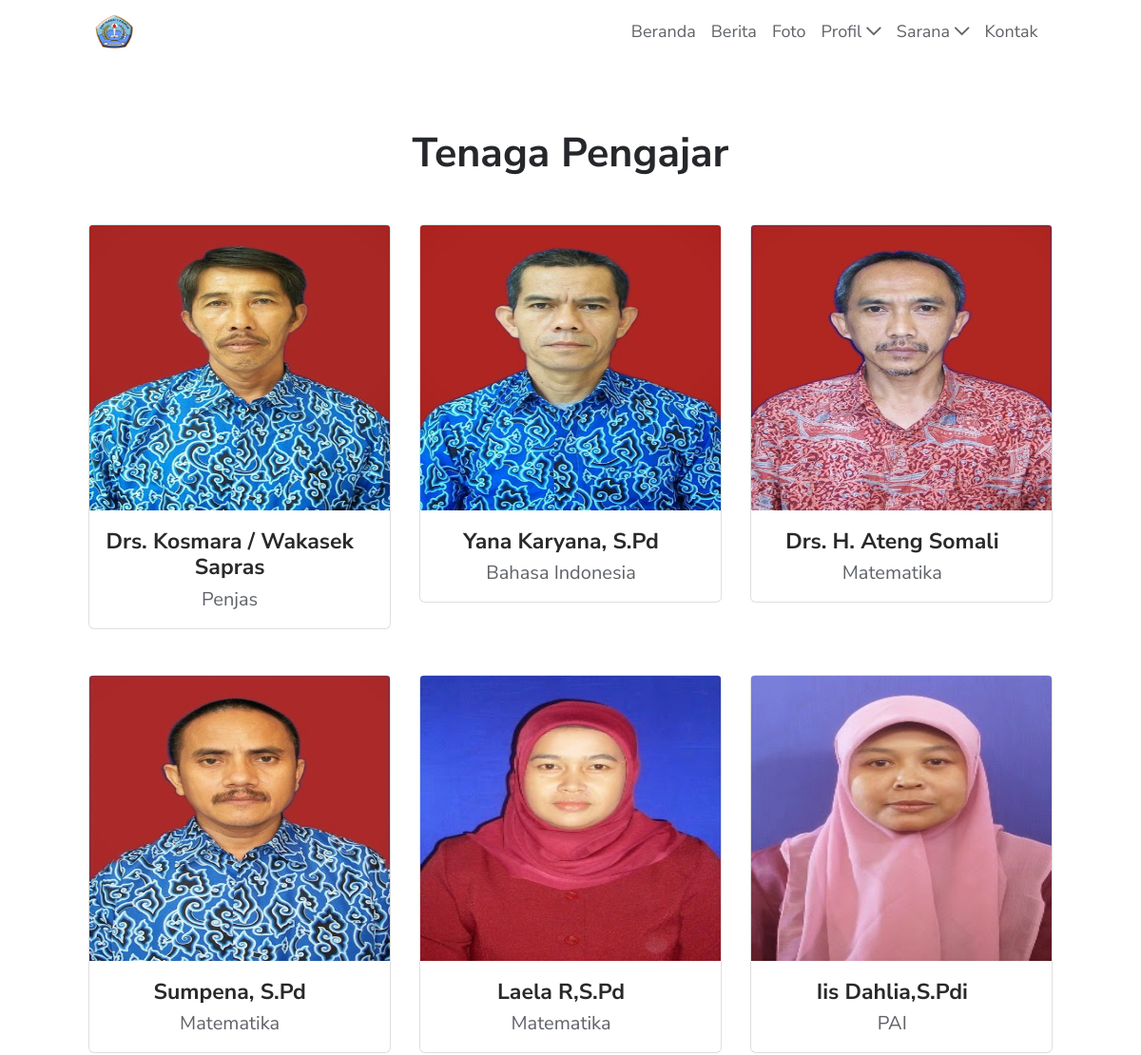
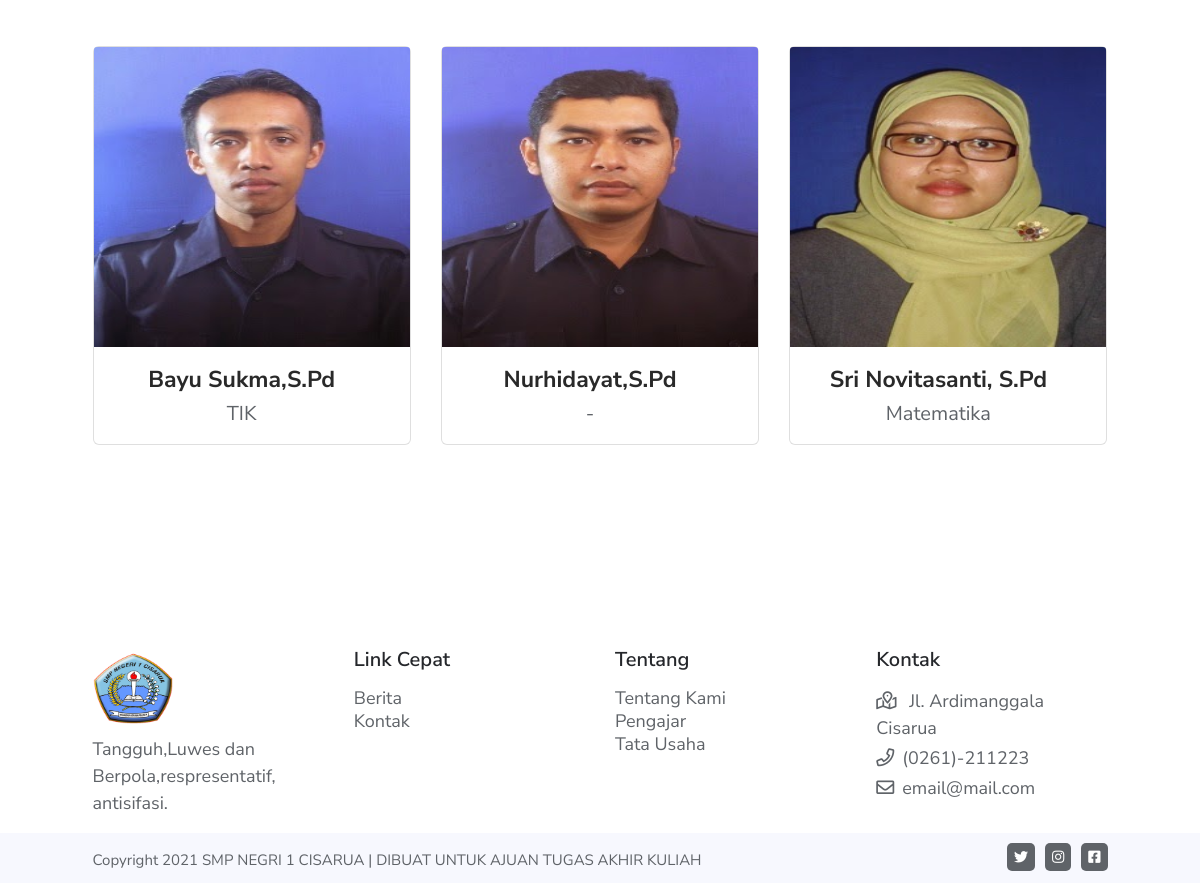
The page /index.php/frontend/user/teachers on the database its author committed (2 pictures, top to bottom).
### tables this page shows
CREATE TABLE `tb_teacher` (
  `id_teacher` varchar(255) NOT NULL,
  `name_teacher` varchar(255) NOT NULL,
  `image_teacher` varchar(255) NOT NULL DEFAULT 'default.jpg',
  `subject_teacher` varchar(255) NOT NULL,
  `nip_teacher` varchar(255) NOT NULL,
  `nuptk_teacher` varchar(255) NOT NULL,
  `ttl_teacher` varchar(255) NOT NULL,
  `education_teacher` varchar(255) NOT NULL,
  `status_teacher` varchar(255) NOT NULL,
  `address_teacher` varchar(255) NOT NULL,
  `time_teacher` varchar(255) NOT NULL,
  `slug_teacher` varchar(255) NOT NULL
);

### application/controllers/frontend/User.php (called while the page is built, shortened)
<?php
class User extends CI_Controller
{
    public function __construct()
    {
        $this->load->library('form_validation');
        $this->load->model("m_user");
    }
    function teachers()
    {
        $data['tb_teacher'] = $this->m_user->getAllTeacher();
        $this->load->view('frontend/pendidik', $data);
    }
}

### index.php (called while the page is built, shortened)
<?php
require_once BASEPATH.'core/CodeIgniter.php';

### application/models/M_user.php (called while the page is built, shortened)
<?php defined('BASEPATH') or exit('No direct script access allowed');
class M_user extends CI_Model
{
    function getAllTeacher()
    {
        $this->db->order_by('id_teacher', 'DESC');
        return $this->db->get('tb_teacher')->result();
    }
}

### application/views/frontend/pendidik.php (the view, shortened to what this page needs)
<html lang="en">
<head>
    <?php $this->load->view('frontend/_partikals/scriptcss') ?>
</head>
<body>
    <?php $this->load->view('frontend/_partikals/navbar') ?>
    <div class="container">
        <div class="row justify-content-center">
            <div class="col-md-11">
                <h3 class="text-tentang text-center mt-70" data-aos="fade-up">Tenaga Pengajar</h3>
                <div class="row mt-5" data-aos="fade-up" data-aos-delay="200">
                    <?php foreach ($tb_teacher as $teacher) : ?>
                        <div class="col-md-4 mb-5">
                            <a href="#" data-toggle="modal" data-target="#modal<?= $teacher->id_teacher ?>">
                                <div class="card">
                                    <img class="card-img-top" src="<?= base_url() ?>assets/img/imgteacher/<?= $teacher->image_teacher ?>" alt="Card image cap" style="height: 300px;">
                                    <div class="card-body">
                                        <h5 class="card-title text-center"><?= $teacher->name_teacher ?></h5>
                                        <p class="card-text text-center"><?= $teacher->subject_teacher ?></p>
                                    </div>
                                </div>
                            </a>
                        </div>
                    <?php endforeach; ?>
                </div>
            </div>
        </div>
    </div>
    <?php $this->load->view('frontend/_partikals/footer') ?>
</body>
</html>

### application/views/frontend/_partikals/scriptcss.php (shortened to what this page needs)
<link href="https://unpkg.com/aos@2.3.1/dist/aos.css" rel="stylesheet">
<link rel="stylesheet" href="<?php echo base_url('assets/plugin/bootstrap/bootstrap.css') ?>">
<link rel="stylesheet" href="<?php echo base_url('assets/css/costume.css') ?>">
<link rel="stylesheet" href="<?php echo base_url('assets/plugin/fontawesome/all.css') ?> ">
<link rel="stylesheet" href="<?php echo base_url('assets/plugin/lightgalery/css/lightgallery.css') ?>">

### application/views/frontend/_partikals/navbar.php (shortened to what this page needs)
<nav class="navbar navbar-expand-lg  navbar-light bg-navbar sticky-top">
  <div class="container pl-6 pr-6">
    <a class="navbar-brand" href="<?= site_url('welcome') ?>">
      <img class="brand-logo" src="<?= base_url('assets/img/logo.png')?>" width="40" height="40" class="d-inline-block align-top" alt="">
    </a>
    <div class="collapse navbar-collapse" id="navbarTogglerDemo02">
      <ul class="navbar-nav ml-auto mt-2 mt-lg-0">
        <li class="nav-item">
          <a class="nav-link <?php if($this->uri->segment(1)=="welcome"){echo "active-link";}?>" href="<?= site_url('welcome') ?>">Beranda <span class="sr-only">(current)</span></a>
        </li>
        <li class="nav-item">
          <a class="nav-link  <?php if($this->uri->segment(1)=="news"){echo "active-link";}?>" href="<?= site_url('news') ?>">Berita</a>
        </li>
        <li class="nav-item">
            <a class="nav-link <?php if($this->uri->segment(1)=="photos"){echo "active-link";}?>" href="<?= site_url('photos') ?>">Foto</a>
        </li>
        <li class="nav-item dropdown">
          <a class="nav-link dropdown-toggle <?php if($this->uri->segment(1)=="about"){echo "active-link";}?> <?php if($this->uri->segment(1)=="teachers"){echo "active-link";}?> <?php if($this->uri->segment(1)=="administration"){echo "active-link";}?> <?php if($this->uri->segment(1)=="organization"){echo "active-link";}?>" href="#" id="navbarDropdownMenuLink" data-toggle="dropdown" aria-haspopup="true" aria-expanded="false">
              Profil <i class="far fa-chevron-down"></i>
          </a>
        </li>
        <li class="nav-item dropdown">
          <a class="nav-link dropdown-toggle <?php if($this->uri->segment(1)=="facilities"){echo "active-link";}?> <?php if($this->uri->segment(1)=="extracurricular"){echo "active-link";}?> " href="#" id="navbarDropdownMenuLink" data-toggle="dropdown" aria-haspopup="true" aria-expanded="false">
              Sarana <i class="far fa-chevron-down"></i>
          </a>
        </li>
        <li class="nav-item">
          <a class="nav-link <?php if($this->uri->segment(1)=="contact"){echo "active-link";}?>" href="<?= site_url('contact') ?>">Kontak</a>
        </li>
      </ul>
    </div>
  </div>
</nav>

### application/views/frontend/_partikals/footer.php
<footer>
  <div class="container mt-130">
    <div class="row justify-content-center">
      <div class="col-md-11">
        <div class="row">
          <div class="col-md-3">
            <img src="<?= base_url('assets/img/logo.png') ?>" alt="" class="img-footer-logo">
            <p class="mt-2 text-link-footer">Tangguh,Luwes dan Berpola,respresentatif, antisifasi.</p>
          </div>
          <div class="col-md-3">
            <h4 class="text-footer">Link Cepat</h4>
            <a href="<?= site_url('news') ?>">
              <p class="text-link-footer mt-3">Berita</p>
            </a>
            <a href="<?= site_url('contact') ?>">
              <p class="text-link-footer">Kontak</p>
            </a>
          </div>
          <div class="col-md-3">
            <h4 class="text-footer">Tentang</h4>
            <a href="<?= site_url('about') ?>">
              <p class="text-link-footer mt-3">Tentang Kami</p>
            </a>
            <a href="<?= site_url('teachers') ?>">
              <p class="text-link-footer">Pengajar</p>
            </a>
            <a href="<?= site_url('administration') ?>">
              <p class="text-link-footer">Tata Usaha</p>
            </a>
          </div>
          <div class="col-md-3">
            <h4 class="text-footer">Kontak</h4>
            <p class="text-link-footer mt-3"><i class="far fa-map-marked-alt mr-2 contact-icon"></i> Jl. Ardimanggala Cisarua</p>
            <p class="text-link-footer"><i class="far fa-phone mr-2 contact-icon"></i>(0261)-211223</p>
            <p class="text-link-footer"><i class="far fa-envelope mr-2 contact-icon"></i>email@mail.com</p>
          </div>
        </div>
      </div>
    </div>
  </div>
  <div class="bg-copy">
    <div class="container">
      <div class="row justify-content-center">
        <div class="col-md-11">
          <div class="row">
            <div class="col-md-9">
              <p class="text-copy">Copyright <?= date('Y'); ?> SMP NEGRI 1 CISARUA | DIBUAT UNTUK AJUAN TUGAS AKHIR KULIAH</p>
            </div>
            <div class="col-md-3 icon-footer ">
              <a href=""><i class="fab fa-facebook-square float-right"></i></a>
              <a href=""><i class="fab fa-instagram float-right"></i></a>
              <a href=""><i class="fab fa-twitter float-right"></i></a>
            </div>
          </div>
        </div>
      </div>
    </div>
  </div>
</footer>

### assets/css/costume.css (style rules this page uses)
:root { --black: #25272b; --blackhov: #5f6368; --greyblack: #605b5b; --darkblue: #1c4b9a; }
body { font-family: 'Nunito Sans', sans-serif; }
.pr-6 { padding-right: 4.4rem !important; }
.pl-6 { padding-left: 4.4rem !important; }
.mt-70 { margin-top: 70px; }
.mt-130 { margin-top: 130px; }
.card { border-radius: 6px !important; }
.dropdown-toggle::after { display: none; }
.bg-navbar { background: #fff; }
.nav-link, .dropdown-item { color: var(--blackhov); font-size: 18px; font-weight: 400; }
.text-tentang { font-size: 43px; font-weight: 700; color: var(--black); }
.m-404, a { line-height: 20px; font-size: 20px; color: var(--blackhov); }
.card-body { padding-top: 19px !important; padding-left: 0; }
.card-title { font-size: 23px; font-weight: 700; color: rgba(0, 0, 0, .84) !important; margin-bottom: 10px; }
.icon-footer .fa-facebook-square, .fa-instagram, .fa-twitter { color: #fff; margin-left: 10px; margin-top: 10px; margin-bottom: 10px; font-size: 14px; padding: 7px; background-color: var(--blackhov); border-radius: 5px; }
.img-footer-logo { margin-top: 25px; width: 80px; height: 80px; }
.text-footer { margin-top: 25px; color: var(--black); font-size: 20px; font-weight: 600; }
.text-link-footer { color: var(--blackhov); font-size: 18px; font-weight: 400; margin-top: -13px; }
.bg-copy { height: 50px; background-color: rgb(247, 248, 254); }
.text-copy { padding-top: 16px; font-size: 15px; color: var(--blackhov); }

### rows shown on the page
tb_teacher: image_teacher (picture), name_teacher "Drs. Kosmara / Wakasek Sapras", subject_teacher "Penjas"
tb_teacher: image_teacher (picture), name_teacher "Yana Karyana, S.Pd", subject_teacher "Bahasa Indonesia"
tb_teacher: image_teacher (picture), name_teacher "Drs. H. Ateng Somali", subject_teacher "Matematika"
tb_teacher: image_teacher (picture), name_teacher "Sumpena, S.Pd", subject_teacher "Matematika"
tb_teacher: image_teacher (picture), name_teacher "Laela R,S.Pd", subject_teacher "Matematika"
tb_teacher: image_teacher (picture), name_teacher "Iis Dahlia,S.Pdi", subject_teacher "PAI"
tb_teacher: image_teacher (picture), name_teacher "Bayu Sukma,S.Pd", subject_teacher "TIK"
tb_teacher: image_teacher (picture), name_teacher "Nurhidayat,S.Pd", subject_teacher "-"
tb_teacher: image_teacher (picture), name_teacher "Sri Novitasanti, S.Pd", subject_teacher "Matematika"
